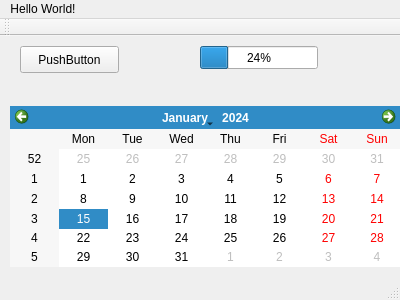
<?xml version="1.0" encoding="UTF-8"?>
<ui version="4.0">
 <class>MainWindow</class>
 <widget class="QMainWindow" name="MainWindow">
  <property name="geometry">
   <rect>
    <x>0</x>
    <y>0</y>
    <width>400</width>
    <height>300</height>
   </rect>
  </property>
  <property name="windowTitle">
   <string>MainWindow</string>
  </property>
  <widget class="QWidget" name="centralWidget">
   <widget class="QPushButton" name="pushButton">
    <property name="geometry">
     <rect>
      <x>20</x>
      <y>10</y>
      <width>99</width>
      <height>27</height>
     </rect>
    </property>
    <property name="text">
     <string>PushButton</string>
    </property>
   </widget>
   <widget class="QCalendarWidget" name="calendarWidget">
    <property name="geometry">
     <rect>
      <x>10</x>
      <y>70</y>
      <width>391</width>
      <height>161</height>
     </rect>
    </property>
   </widget>
   <widget class="QProgressBar" name="progressBar">
    <property name="geometry">
     <rect>
      <x>200</x>
      <y>10</y>
      <width>118</width>
      <height>23</height>
     </rect>
    </property>
    <property name="value">
     <number>24</number>
    </property>
   </widget>
  </widget>
  <widget class="QMenuBar" name="menuBar">
   <property name="geometry">
    <rect>
     <x>0</x>
     <y>0</y>
     <width>400</width>
     <height>25</height>
    </rect>
   </property>
   <widget class="QMenu" name="menuHello_World">
    <property name="title">
     <string>Hello World!</string>
    </property>
    <addaction name="actionBy_glennlopez"/>
   </widget>
   <addaction name="menuHello_World"/>
  </widget>
  <widget class="QToolBar" name="mainToolBar">
   <attribute name="toolBarArea">
    <enum>TopToolBarArea</enum>
   </attribute>
   <attribute name="toolBarBreak">
    <bool>false</bool>
   </attribute>
  </widget>
  <widget class="QStatusBar" name="statusBar"/>
  <action name="actionBy_glennlopez">
   <property name="text">
    <string>by glennlopez</string>
   </property>
  </action>
 </widget>
 <layoutdefault spacing="6" margin="11"/>
 <resources/>
 <connections>
  <connection>
   <sender>pushButton</sender>
   <signal>clicked()</signal>
   <receiver>MainWindow</receiver>
   <slot>close()</slot>
   <hints>
    <hint type="sourcelabel">
     <x>42</x>
     <y>67</y>
    </hint>
    <hint type="destinationlabel">
     <x>118</x>
     <y>133</y>
    </hint>
   </hints>
  </connection>
 </connections>
</ui>
